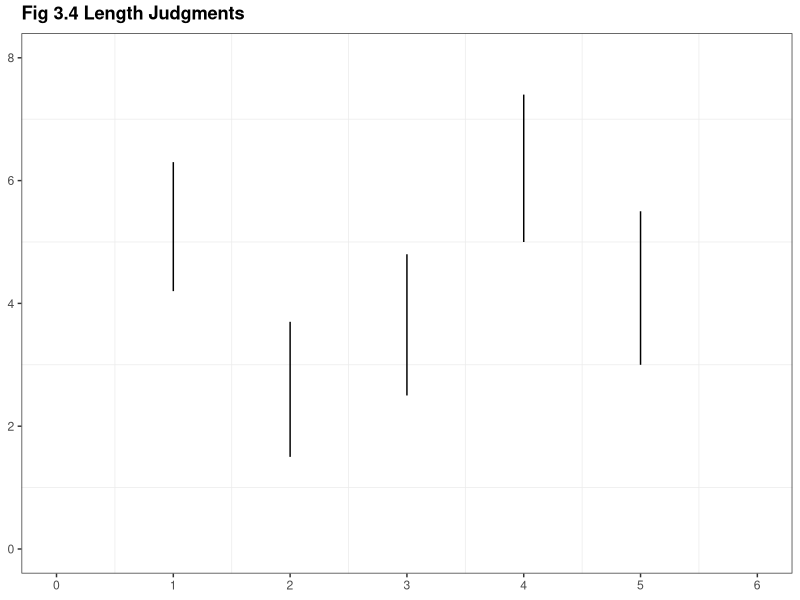
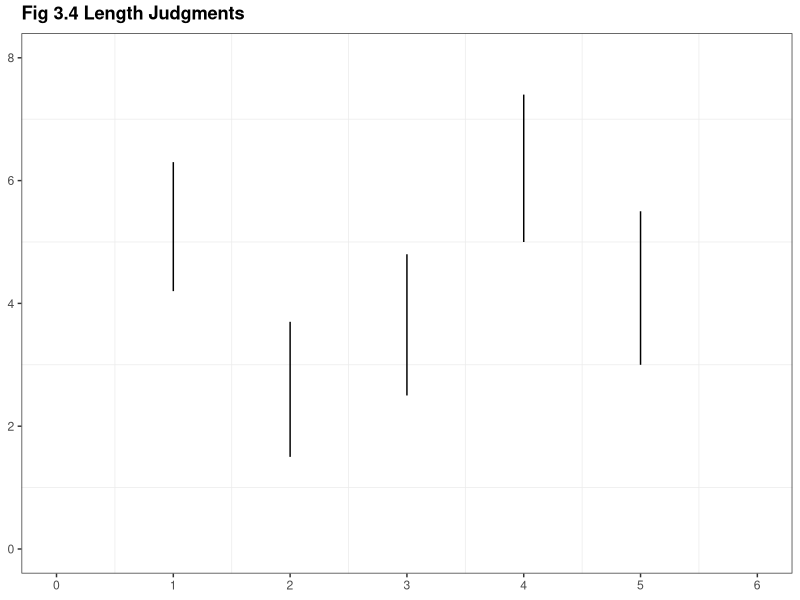

Write the R code that produced these figures, in order.
library(ggplot2)

this_base <- "fig03-04_length-judgments" 

my_data <- data.frame(ylow = c(4.2, 1.5, 2.5, 5, 3), 
                      yhigh = c(6.3, 3.7, 4.8, 7.4, 5.5))

p <- ggplot(my_data, aes(x = c(0, 6), y = range(c(ylow, yhigh)))) + 
  geom_segment(aes(x = 1:5, y = ylow, xend = 1:5, yend = yhigh)) +
  scale_x_continuous(breaks = seq(0, 6, 1), limit = c(0, 6)) +
  scale_y_continuous(limit = c(0,8)) +
  ggtitle("Fig 3.4 Length Judgments") +
  theme_bw() +
  theme(panel.grid.major = element_blank(),
        plot.title = element_text(size = rel(1.2), face = "bold", vjust = 1.5),
        axis.title = element_blank())

p

ggsave(paste0(this_base, ".png"), 
       p, width = 6, height = 4)
